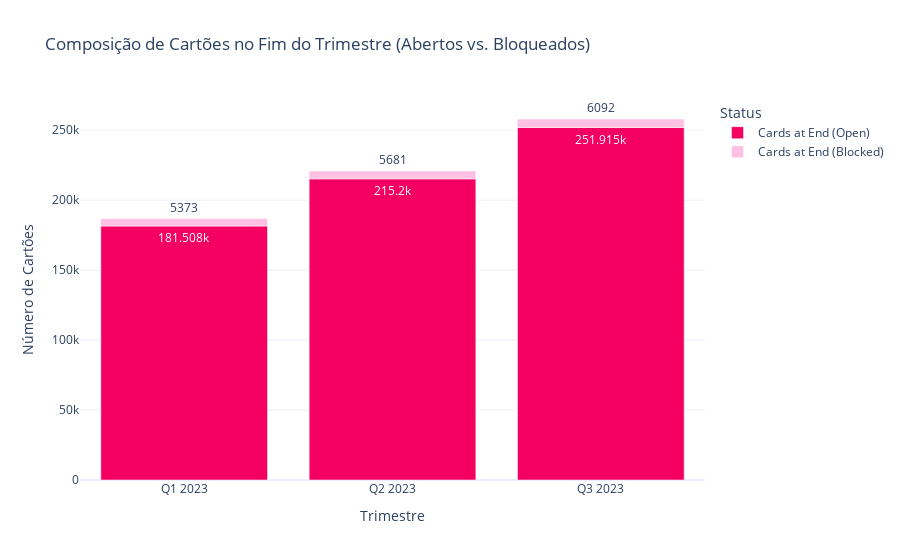

Notebook cell for this chart:
### Markdown cell above
### 8.2. Composição de Cartões (Gráfico de Barras Empilhadas Interativo)

### Code cell
import plotly.express as px
import os

# Garante que o diretório de saída exista
output_dir = 'flash_case/outputs'
os.makedirs(output_dir, exist_ok=True)

# 1. Preparar os dados para o Plotly (formato "longo")
stacked_data_long = qmr_metrics.melt(
    id_vars=['Quarter'],
    value_vars=['Cards at End (Open)', 'Cards at End (Blocked)'],
    var_name='Status no Fim do Trimestre',
    value_name='Número de Cartões'
)

# 2. Criar o gráfico de barras empilhadas interativo
fig_bar = px.bar(
    stacked_data_long,
    x='Quarter',
    y='Número de Cartões',
    color='Status no Fim do Trimestre',
    title='Composição de Cartões no Fim do Trimestre (Abertos vs. Bloqueados)',
    template='plotly_white',
    text_auto=True, # Adiciona os valores automaticamente nas barras
    
    color_discrete_map={ 
        'Cards at End (Open)': '#F30062', # Rosa forte para o status principal
        'Cards at End (Blocked)': '#FFC1E3'  # Rosa claro para o status secundário
    }
)

# 3. Melhorar o layout
fig_bar.update_layout(
    xaxis_title='Trimestre',
    yaxis_title='Número de Cartões',
    legend_title_text='Status'
)

# 4. Salvar e

### Figure 1 — Plotly figure (JSON) as saved in the notebook; plotly's stock layout.template omitted (floating-point values rounded to 4 significant figures)
{"data": [{"alignmentgroup": "True", "hovertemplate": "Status no Fim do Trimestre=Cards at End (Open)<br>Quarter=%{x}<br>Número de Cartões=%{y}<extra></extra>", "legendgroup": "Cards at End (Open)", "marker": {"color": "#F30062", "pattern": {"shape": ""}}, "name": "Cards at End (Open)", "offsetgroup": "Cards at End (Open)", "orientation": "v", "showlegend": true, "textposition": "auto", "texttemplate": "%{y}", "type": "bar", "x": ["Q1 2023", "Q2 2023", "Q3 2023"], "xaxis": "x", "y": [181508, 215200, 251915], "yaxis": "y"}, {"alignmentgroup": "True", "hovertemplate": "Status no Fim do Trimestre=Cards at End (Blocked)<br>Quarter=%{x}<br>Número de Cartões=%{y}<extra></extra>", "legendgroup": "Cards at End (Blocked)", "marker": {"color": "#FFC1E3", "pattern": {"shape": ""}}, "name": "Cards at End (Blocked)", "offsetgroup": "Cards at End (Blocked)", "orientation": "v", "showlegend": true, "textposition": "auto", "texttemplate": "%{y}", "type": "bar", "x": ["Q1 2023", "Q2 2023", "Q3 2023"], "xaxis": "x", "y": [5373, 5681, 6092], "yaxis": "y"}], "layout": {"barmode": "relative", "legend": {"title": {"text": "Status"}, "tracegroupgap": 0}, "title": {"text": "Composição de Cartões no Fim do Trimestre (Abertos vs. Bloqueados)"}, "xaxis": {"anchor": "y", "domain": [0, 1], "title": {"text": "Trimestre"}}, "yaxis": {"anchor": "x", "domain": [0, 1], "title": {"text": "Número de Cartões"}}}}
